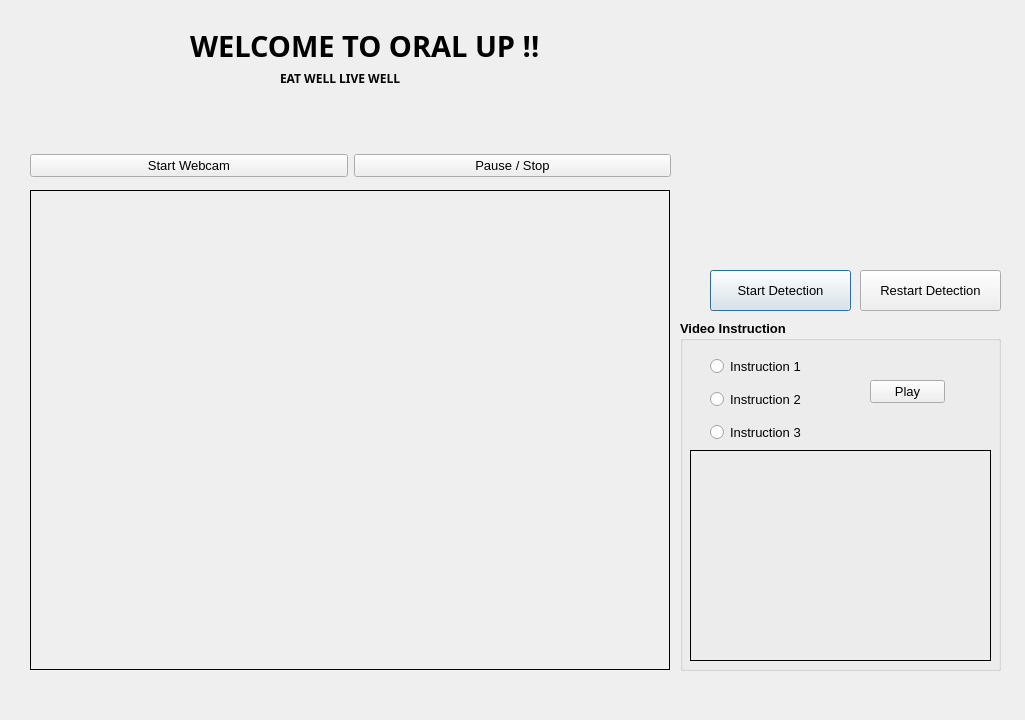
<?xml version="1.0" encoding="UTF-8"?>
<ui version="4.0">
 <class>Dialog</class>
 <widget class="QDialog" name="Dialog">
  <property name="geometry">
   <rect>
    <x>0</x>
    <y>0</y>
    <width>1025</width>
    <height>720</height>
   </rect>
  </property>
  <property name="font">
   <font>
    <pointsize>10</pointsize>
    <weight>75</weight>
    <bold>true</bold>
   </font>
  </property>
  <property name="windowTitle">
   <string>Dialog</string>
  </property>
  <widget class="QLabel" name="imgLabel">
   <property name="geometry">
    <rect>
     <x>30</x>
     <y>190</y>
     <width>640</width>
     <height>480</height>
    </rect>
   </property>
   <property name="frameShape">
    <enum>QFrame::Box</enum>
   </property>
   <property name="text">
    <string/>
   </property>
  </widget>
  <widget class="QLabel" name="label">
   <property name="geometry">
    <rect>
     <x>190</x>
     <y>10</y>
     <width>371</width>
     <height>71</height>
    </rect>
   </property>
   <property name="font">
    <font>
     <family>Sitka Subheading</family>
     <pointsize>22</pointsize>
     <weight>75</weight>
     <bold>true</bold>
    </font>
   </property>
   <property name="text">
    <string>WELCOME TO ORAL UP !!</string>
   </property>
  </widget>
  <widget class="QLabel" name="label_2">
   <property name="geometry">
    <rect>
     <x>280</x>
     <y>70</y>
     <width>161</width>
     <height>16</height>
    </rect>
   </property>
   <property name="font">
    <font>
     <family>Segoe Script</family>
     <pointsize>9</pointsize>
     <weight>75</weight>
     <italic>false</italic>
     <bold>true</bold>
    </font>
   </property>
   <property name="text">
    <string>EAT WELL LIVE WELL</string>
   </property>
  </widget>
  <widget class="QPushButton" name="detectButton">
   <property name="geometry">
    <rect>
     <x>710</x>
     <y>270</y>
     <width>141</width>
     <height>41</height>
    </rect>
   </property>
   <property name="font">
    <font>
     <weight>50</weight>
     <bold>false</bold>
    </font>
   </property>
   <property name="text">
    <string>Start Detection</string>
   </property>
  </widget>
  <widget class="QWidget" name="layoutWidget">
   <property name="geometry">
    <rect>
     <x>30</x>
     <y>140</y>
     <width>641</width>
     <height>51</height>
    </rect>
   </property>
   <layout class="QHBoxLayout" name="horizontalLayout">
    <item>
     <widget class="QPushButton" name="startButton">
      <property name="font">
       <font>
        <weight>50</weight>
        <bold>false</bold>
       </font>
      </property>
      <property name="text">
       <string>Start Webcam</string>
      </property>
     </widget>
    </item>
    <item>
     <widget class="QPushButton" name="stopButton">
      <property name="font">
       <font>
        <weight>50</weight>
        <bold>false</bold>
       </font>
      </property>
      <property name="text">
       <string>Pause / Stop</string>
      </property>
     </widget>
    </item>
   </layout>
  </widget>
  <widget class="QGroupBox" name="groupBox">
   <property name="geometry">
    <rect>
     <x>680</x>
     <y>320</y>
     <width>321</width>
     <height>351</height>
    </rect>
   </property>
   <property name="title">
    <string>Video Instruction</string>
   </property>
   <widget class="QLabel" name="vidLabel">
    <property name="geometry">
     <rect>
      <x>10</x>
      <y>130</y>
      <width>301</width>
      <height>211</height>
     </rect>
    </property>
    <property name="frameShape">
     <enum>QFrame::Box</enum>
    </property>
    <property name="text">
     <string/>
    </property>
   </widget>
   <widget class="QPushButton" name="playButton">
    <property name="geometry">
     <rect>
      <x>190</x>
      <y>60</y>
      <width>75</width>
      <height>23</height>
     </rect>
    </property>
    <property name="font">
     <font>
      <weight>50</weight>
      <bold>false</bold>
     </font>
    </property>
    <property name="text">
     <string>Play</string>
    </property>
   </widget>
   <widget class="QWidget" name="layoutWidget">
    <property name="geometry">
     <rect>
      <x>30</x>
      <y>30</y>
      <width>131</width>
      <height>100</height>
     </rect>
    </property>
    <layout class="QVBoxLayout" name="verticalLayout">
     <item>
      <widget class="QRadioButton" name="instruction1">
       <property name="font">
        <font>
         <weight>50</weight>
         <bold>false</bold>
        </font>
       </property>
       <property name="text">
        <string>Instruction 1</string>
       </property>
      </widget>
     </item>
     <item>
      <widget class="QRadioButton" name="instruction2">
       <property name="font">
        <font>
         <weight>50</weight>
         <bold>false</bold>
        </font>
       </property>
       <property name="text">
        <string>Instruction 2</string>
       </property>
      </widget>
     </item>
     <item>
      <widget class="QRadioButton" name="instruction3">
       <property name="font">
        <font>
         <weight>50</weight>
         <bold>false</bold>
        </font>
       </property>
       <property name="text">
        <string>Instruction 3</string>
       </property>
      </widget>
     </item>
    </layout>
   </widget>
  </widget>
  <widget class="QPushButton" name="resetButton">
   <property name="geometry">
    <rect>
     <x>860</x>
     <y>270</y>
     <width>141</width>
     <height>41</height>
    </rect>
   </property>
   <property name="font">
    <font>
     <weight>50</weight>
     <bold>false</bold>
    </font>
   </property>
   <property name="text">
    <string>Restart Detection</string>
   </property>
  </widget>
 </widget>
 <resources>
  <include location="logo.qrc"/>
 </resources>
 <connections/>
</ui>
